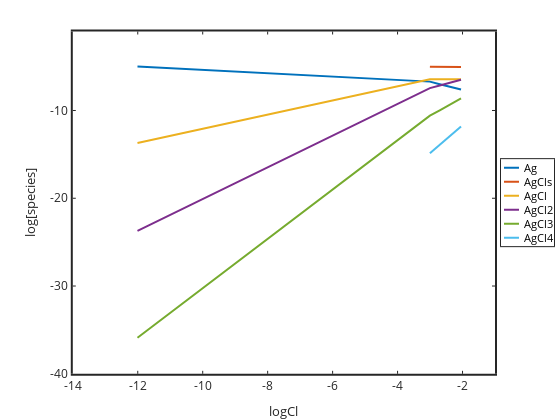

The notebook cell saved with this chart:
### Code cell
h=plot(log10(ClT),log10(Ag),log10(ClT),log10(AgCls),log10(ClT),log10(AgCl),log10(ClT),log10(AgCl2),log10(ClT),log10(AgCl3),log10(ClT),log10(AgCl4));
%h=plot(log10(ClT),log10(Ag));
set(h,'linewidth',2);
set(gca,'linewidth',2,'fontsize',12);
xlabel('logCl'); ylabel('log[species]');
%xlabel('logCl'); ylabel('logAg');
legend('Ag','AgCls','AgCl','AgCl2','AgCl3','AgCl4','location','eastoutside')
axis([-14 -1 -40 -1])


end

### Figure 1 — Plotly figure (JSON) as saved in the notebook; plotly's stock layout.template omitted (floating-point values rounded to 4 significant figures)
{"data": [{"line": {"color": "rgb(0,113,188)", "dash": "solid", "width": 2}, "marker": {"color": "rgb(0,113,188)", "line": {"color": "rgb(0,113,188)"}, "size": 6, "symbol": "none"}, "mode": "lines", "name": "Ag", "showlegend": true, "type": "scatter", "visibility": true, "x": [-12.01, -3.004, -2.701, -2.524, -2.399, -2.302, -2.223, -2.156, -2.097, -2.046], "xaxis": "x", "y": [-5.0, -6.71, -7.001, -7.169, -7.287, -7.378, -7.451, -7.513, -7.567, -7.613], "yaxis": "y"}, {"line": {"color": "rgb(216,82,24)", "dash": "solid", "width": 2}, "marker": {"color": "rgb(216,82,24)", "line": {"color": "rgb(216,82,24)"}, "size": 6, "symbol": "none"}, "mode": "lines", "name": "AgCls", "showlegend": true, "type": "scatter", "visibility": true, "x": [-12.01, -3.004, -2.701, -2.524, -2.399, -2.302, -2.223, -2.156, -2.097, -2.046], "xaxis": "x", "y": [null, -5.026, -5.024, -5.024, -5.025, -5.026, -5.027, -5.029, -5.03, -5.032], "yaxis": "y"}, {"line": {"color": "rgb(236,176,31)", "dash": "solid", "width": 2}, "marker": {"color": "rgb(236,176,31)", "line": {"color": "rgb(236,176,31)"}, "size": 6, "symbol": "none"}, "mode": "lines", "name": "AgCl", "showlegend": true, "type": "scatter", "visibility": true, "x": [-12.01, -3.004, -2.701, -2.524, -2.399, -2.302, -2.223, -2.156, -2.097, -2.046], "xaxis": "x", "y": [-13.71, -6.448, -6.448, -6.448, -6.449, -6.449, -6.449, -6.449, -6.449, -6.449], "yaxis": "y"}, {"line": {"color": "rgb(125,46,141)", "dash": "solid", "width": 2}, "marker": {"color": "rgb(125,46,141)", "line": {"color": "rgb(125,46,141)"}, "size": 6, "symbol": "none"}, "mode": "lines", "name": "AgCl2", "showlegend": true, "type": "scatter", "visibility": true, "x": [-12.01, -3.004, -2.701, -2.524, -2.399, -2.302, -2.223, -2.156, -2.097, -2.046], "xaxis": "x", "y": [-23.72, -7.451, -7.148, -6.971, -6.845, -6.748, -6.669, -6.602, -6.544, -6.493], "yaxis": "y"}, {"line": {"color": "rgb(118,171,47)", "dash": "solid", "width": 2}, "marker": {"color": "rgb(118,171,47)", "line": {"color": "rgb(118,171,47)"}, "size": 6, "symbol": "none"}, "mode": "lines", "name": "AgCl3", "showlegend": true, "type": "scatter", "visibility": true, "x": [-12.01, -3.004, -2.701, -2.524, -2.399, -2.302, -2.223, -2.156, -2.097, -2.046], "xaxis": "x", "y": [-35.89, -10.59, -9.974, -9.611, -9.353, -9.152, -8.988, -8.849, -8.728, -8.621], "yaxis": "y"}, {"line": {"color": "rgb(76,189,237)", "dash": "solid", "width": 2}, "marker": {"color": "rgb(76,189,237)", "line": {"color": "rgb(76,189,237)"}, "size": 6, "symbol": "none"}, "mode": "lines", "name": "AgCl4", "showlegend": true, "type": "scatter", "visibility": true, "x": [-12.01, -3.004, -2.701, -2.524, -2.399, -2.302, -2.223, -2.156, -2.097, -2.046], "xaxis": "x", "y": [null, -14.86, -13.91, -13.36, -12.96, -12.65, -12.39, -12.18, -11.99, -11.82], "yaxis": "y"}, {"hoverinfo": "none", "line": {"color": "rgb(0,113,188)", "dash": "solid", "width": 2}, "marker": {"color": "rgb(0,113,188)", "line": {"color": "rgb(0,113,188)"}, "size": 6, "symbol": "none"}, "mode": "lines", "name": "", "showlegend": false, "type": "scatter", "visibility": true, "x": [3, 18], "xaxis": "x2", "y": [8.5, 8.5], "yaxis": "y2"}, {"hoverinfo": "none", "line": {"color": "rgb(216,82,24)", "dash": "solid", "width": 2}, "marker": {"color": "rgb(216,82,24)", "line": {"color": "rgb(216,82,24)"}, "size": 6, "symbol": "none"}, "mode": "lines", "name": "", "showlegend": false, "type": "scatter", "visibility": true, "x": [3, 18], "xaxis": "x2", "y": [22.5, 22.5], "yaxis": "y2"}, {"hoverinfo": "none", "line": {"color": "rgb(236,176,31)", "dash": "solid", "width": 2}, "marker": {"color": "rgb(236,176,31)", "line": {"color": "rgb(236,176,31)"}, "size": 6, "symbol": "none"}, "mode": "lines", "name": "", "showlegend": false, "type": "scatter", "visibility": true, "x": [3, 18], "xaxis": "x2", "y": [36.5, 36.5], "yaxis": "y2"}, {"hoverinfo": "none", "line": {"color": "rgb(125,46,141)", "dash": "solid", "width": 2}, "marker": {"color": "rgb(125,46,141)", "line": {"color": "rgb(125,46,141)"}, "size": 6, "symbol": "none"}, "mode": "lines", "name": "", "showlegend": false, "type": "scatter", "visibility": true, "x": [3, 18], "xaxis": "x2", "y": [50.5, 50.5], "yaxis": "y2"}, {"hoverinfo": "none", "line": {"color": "rgb(118,171,47)", "dash": "solid", "width": 2}, "marker": {"color": "rgb(118,171,47)", "line": {"color": "rgb(118,171,47)"}, "size": 6, "symbol": "none"}, "mode": "lines", "name": "", "showlegend": false, "type": "scatter", "visibility": true, "x": [3, 18], "xaxis": "x2", "y": [64.5, 64.5], "yaxis": "y2"}, {"hoverinfo": "none", "line": {"color": "rgb(76,189,237)", "dash": "solid", "width": 2}, "marker": {"color": "rgb(76,189,237)", "line": {"color": "rgb(76,189,237)"}, "size": 6, "symbol": "none"}, "mode": "lines", "name": "", "showlegend": false, "type": "scatter", "visibility": true, "x": [3, 18], "xaxis": "x2", "y": [78.5, 78.5], "yaxis": "y2"}], "layout": {"annotations": [{"font": {"color": "rgb(0, 0, 0)", "size": 10.8}, "showarrow": false, "text": "Ag", "x": 21, "xanchor": "left", "xref": "x2", "y": 8.5, "yanchor": "middle", "yref": "y2"}, {"font": {"color": "rgb(0, 0, 0)", "size": 10.8}, "showarrow": false, "text": "AgCls", "x": 21, "xanchor": "left", "xref": "x2", "y": 22.5, "yanchor": "middle", "yref": "y2"}, {"font": {"color": "rgb(0, 0, 0)", "size": 10.8}, "showarrow": false, "text": "AgCl", "x": 21, "xanchor": "left", "xref": "x2", "y": 36.5, "yanchor": "middle", "yref": "y2"}, {"font": {"color": "rgb(0, 0, 0)", "size": 10.8}, "showarrow": false, "text": "AgCl2", "x": 21, "xanchor": "left", "xref": "x2", "y": 50.5, "yanchor": "middle", "yref": "y2"}, {"font": {"color": "rgb(0, 0, 0)", "size": 10.8}, "showarrow": false, "text": "AgCl3", "x": 21, "xanchor": "left", "xref": "x2", "y": 64.5, "yanchor": "middle", "yref": "y2"}, {"font": {"color": "rgb(0, 0, 0)", "size": 10.8}, "showarrow": false, "text": "AgCl4", "x": 21, "xanchor": "left", "xref": "x2", "y": 78.5, "yanchor": "middle", "yref": "y2"}], "height": 420, "hovermode": "closest", "margin": {"b": 0, "l": 0, "r": 0, "t": 0}, "plot_bgcolor": "rgba(0, 0, 0, 0)", "showlegend": false, "width": 560, "xaxis": {"anchor": "y", "autorange": false, "domain": [0.13, 0.8839], "exponentformat": "none", "gridcolor": "rgba(38,38,38,0.15)", "gridwidth": 2, "linecolor": "rgb(38,38,38)", "linewidth": 2, "mirror": "ticks", "range": [-14, -1], "showgrid": false, "showline": true, "side": "bottom", "spikedash": "solid", "spikemode": "across", "spikesides": false, "spikethickness": 1, "tickangle": 0, "tickcolor": "rgb(38,38,38)", "tickfont": {"color": "rgb(38,38,38)", "size": 12}, "ticklen": 3, "ticks": "inside", "ticktext": ["-14", "-12", "-10", "-8", "-6", "-4", "-2"], "tickvals": [-14, -12, -10, -8, -6, -4, -2], "title": {"font": {"color": "rgb(38,38,38)", "size": 13.2}, "text": "logCl"}, "type": "linear", "visible": true, "zeroline": false}, "xaxis2": {"anchor": "y2", "autorange": false, "domain": [0.8946, 0.9893], "exponentformat": "none", "fixedrange": true, "gridcolor": "rgba(38,38,38,0.15)", "gridwidth": 1, "linecolor": "rgb(38,38,38)", "linewidth": 1, "mirror": true, "range": [0, 53], "showgrid": false, "showline": true, "showspikes": false, "side": "bottom", "spikedash": "solid", "spikemode": "across", "spikesides": false, "spikethickness": 1, "tickangle": 0, "tickcolor": "rgb(38,38,38)", "tickfont": {"color": "rgb(38,38,38)", "size": 10.8}, "ticklen": 3, "ticks": "", "ticktext": [], "tickvals": [], "title": {"font": {"color": "rgb(0, 0, 0)", "size": 11.88}, "text": ""}, "type": "linear", "visible": true, "zeroline": false}, "yaxis": {"anchor": "x", "autorange": false, "domain": [0.11, 0.925], "exponentformat": "none", "gridcolor": "rgba(38,38,38,0.15)", "gridwidth": 2, "linecolor": "rgb(38,38,38)", "linewidth": 2, "mirror": "ticks", "range": [-40, -1], "showgrid": false, "showline": true, "side": "left", "spikedash": "solid", "spikemode": "across", "spikesides": false, "spikethickness": 1, "tickangle": 0, "tickcolor": "rgb(38,38,38)", "tickfont": {"color": "rgb(38,38,38)", "size": 12}, "ticklen": 3, "ticks": "inside", "ticktext": ["-40", "-30", "-20", "-10"], "tickvals": [-40, -30, -20, -10], "title": {"font": {"color": "rgb(38,38,38)", "size": 13.2}, "text": "log[species]"}, "type": "linear", "visible": true, "zeroline": false}, "yaxis2": {"anchor": "x2", "autorange": false, "domain": [0.4139, 0.6211], "exponentformat": "none", "fixedrange": true, "gridcolor": "rgba(38,38,38,0.15)", "gridwidth": 1, "linecolor": "rgb(38,38,38)", "linewidth": 1, "mirror": true, "range": [87, 0], "showgrid": false, "showline": true, "showspikes": false, "side": "left", "spikedash": "solid", "spikemode": "across", "spikesides": false, "spikethickness": 1, "tickangle": 0, "tickcolor": "rgb(38,38,38)", "tickfont": {"color": "rgb(38,38,38)", "size": 10.8}, "ticklen": 3, "ticks": "", "ticktext": [], "tickvals": [], "title": {"font": {"color": "rgb(0, 0, 0)", "size": 11.88}, "text": ""}, "type": "linear", "visible": true, "zeroline": false}}}
